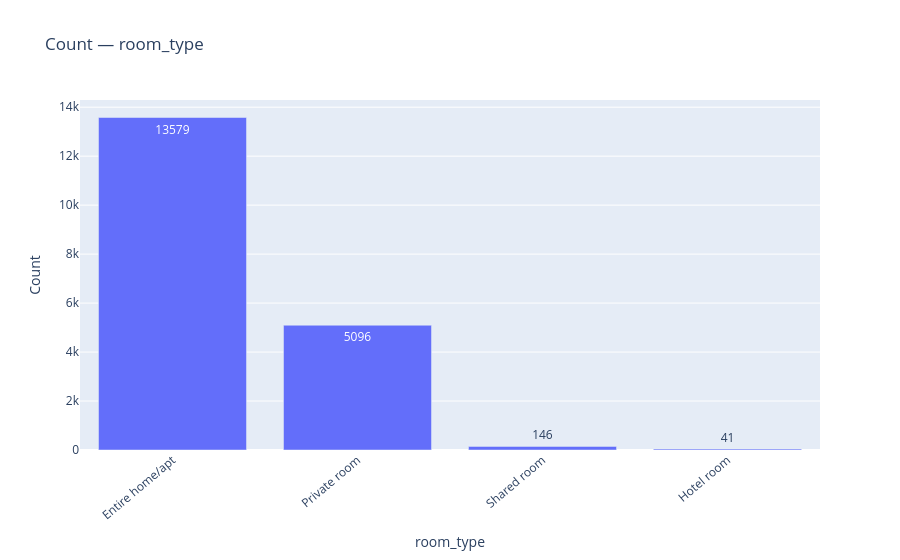
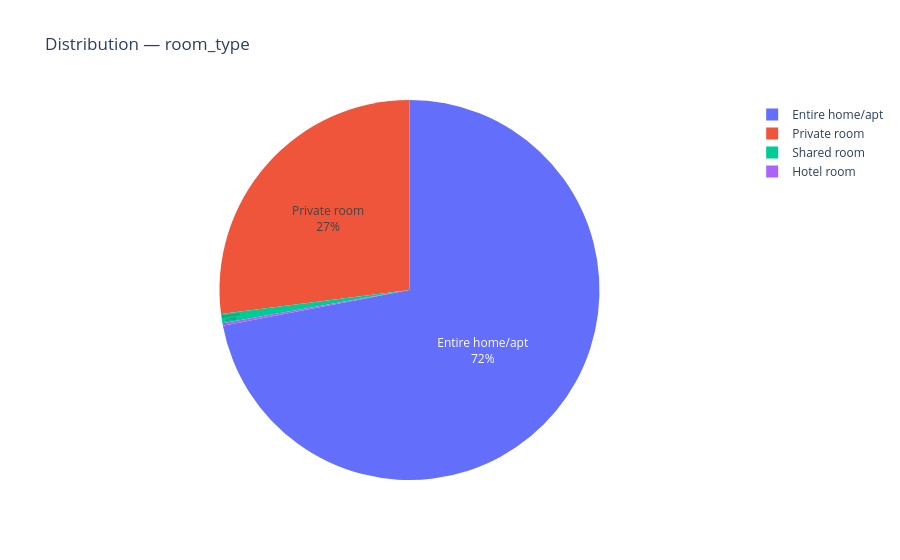
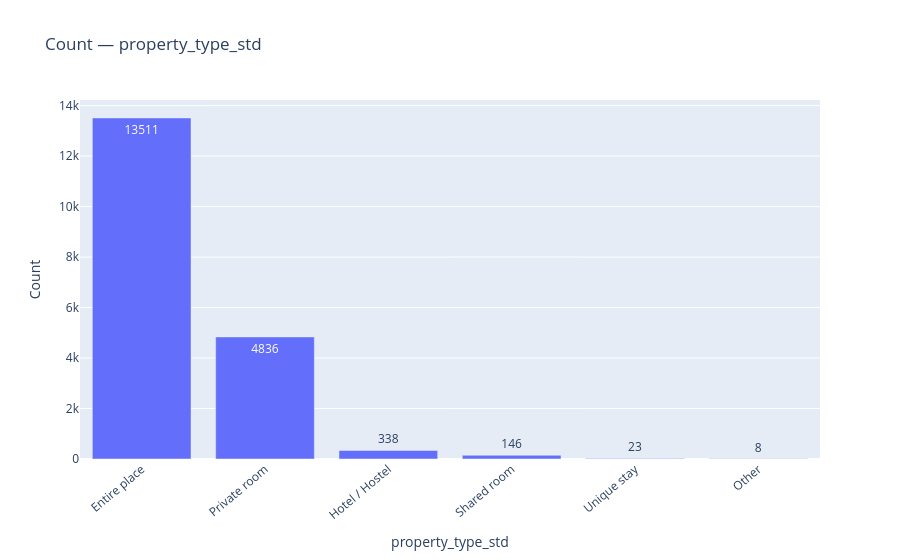
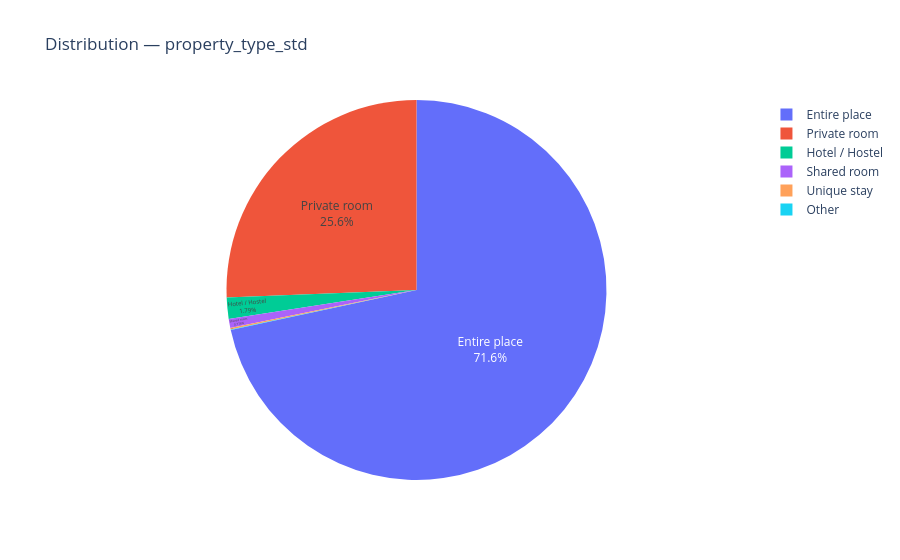

The code cell stored with these charts, in order, in its notebook:
### Markdown cell above
### 2.2 Categorical distributions

### Code cell
cat_vars = [
    "room_type", "property_type_std", "neighbourhood_group_cleansed",
    "host_is_superhost", "instant_bookable", "host_identity_verified",
]
for col in cat_vars:
    counts = l_df[col].value_counts(dropna=False)
    pcts   = counts / counts.sum() * 100

    fig_bar = px.bar(
        x=counts.index.astype(str), y=counts.values,
        labels={"x": col, "y": "Count"}, title=f"Count — {col}",
        text=counts.values,
    )
    fig_bar.update_layout(xaxis_tickangle=-40)
    fig_bar.show()

    fig_pie = px.pie(
        names=pcts.index.astype(str), values=pcts.values,
        title=f"Distribution — {col}", hole=0.0,
    )
    fig_pie.update_traces(textposition="inside", textinfo="percent+label")
    fig_pie.show()

### Figure 1 — Plotly figure (JSON) as saved in the notebook; plotly's stock layout.template omitted (floating-point values rounded to 4 significant figures)
{"data": [{"hovertemplate": "room_type=%{x}<br>Count=%{y}<br>text=%{text}<extra></extra>", "legendgroup": "", "marker": {"color": "#636efa", "pattern": {"shape": ""}}, "name": "", "orientation": "v", "showlegend": false, "text": [13580.0, 5096.0, 146.0, 41.0], "textposition": "auto", "type": "bar", "x": ["Entire home/apt", "Private room", "Shared room", "Hotel room"], "xaxis": "x", "y": [13579, 5096, 146, 41], "yaxis": "y"}], "layout": {"barmode": "relative", "legend": {"tracegroupgap": 0}, "title": {"text": "Count — room_type"}, "xaxis": {"anchor": "y", "domain": [0.0, 1.0], "tickangle": -40, "title": {"text": "room_type"}}, "yaxis": {"anchor": "x", "domain": [0.0, 1.0], "title": {"text": "Count"}}}}

### Figure 2 — Plotly figure (JSON) as saved in the notebook; plotly's stock layout.template omitted (floating-point values rounded to 4 significant figures)
{"data": [{"domain": {"x": [0.0, 1.0], "y": [0.0, 1.0]}, "hole": 0.0, "hovertemplate": "label=%{label}<br>value=%{value}<extra></extra>", "labels": ["Entire home/apt", "Private room", "Shared room", "Hotel room"], "legendgroup": "", "name": "", "showlegend": true, "textinfo": "percent+label", "textposition": "inside", "type": "pie", "values": [71.99, 27.02, 0.774, 0.2174]}], "layout": {"legend": {"tracegroupgap": 0}, "title": {"text": "Distribution — room_type"}}}

### Figure 3 — Plotly figure (JSON) as saved in the notebook; plotly's stock layout.template omitted (floating-point values rounded to 4 significant figures)
{"data": [{"hovertemplate": "property_type_std=%{x}<br>Count=%{y}<br>text=%{text}<extra></extra>", "legendgroup": "", "marker": {"color": "#636efa", "pattern": {"shape": ""}}, "name": "", "orientation": "v", "showlegend": false, "text": [13510.0, 4836.0, 338.0, 146.0, 23.0, 8.0], "textposition": "auto", "type": "bar", "x": ["Entire place", "Private room", "Hotel / Hostel", "Shared room", "Unique stay", "Other"], "xaxis": "x", "y": [13511, 4836, 338, 146, 23, 8], "yaxis": "y"}], "layout": {"barmode": "relative", "legend": {"tracegroupgap": 0}, "title": {"text": "Count — property_type_std"}, "xaxis": {"anchor": "y", "domain": [0.0, 1.0], "tickangle": -40, "title": {"text": "property_type_std"}}, "yaxis": {"anchor": "x", "domain": [0.0, 1.0], "title": {"text": "Count"}}}}

### Figure 4 — Plotly figure (JSON) as saved in the notebook; plotly's stock layout.template omitted (floating-point values rounded to 4 significant figures)
{"data": [{"domain": {"x": [0.0, 1.0], "y": [0.0, 1.0]}, "hole": 0.0, "hovertemplate": "label=%{label}<br>value=%{value}<extra></extra>", "labels": ["Entire place", "Private room", "Hotel / Hostel", "Shared room", "Unique stay", "Other"], "legendgroup": "", "name": "", "showlegend": true, "textinfo": "percent+label", "textposition": "inside", "type": "pie", "values": [71.63, 25.64, 1.792, 0.774, 0.1219, 0.04241]}], "layout": {"legend": {"tracegroupgap": 0}, "title": {"text": "Distribution — property_type_std"}}}
